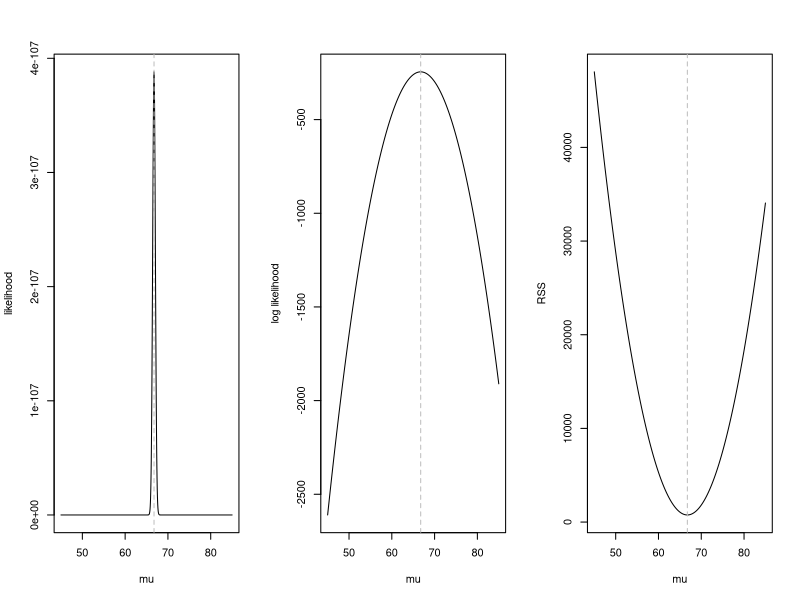
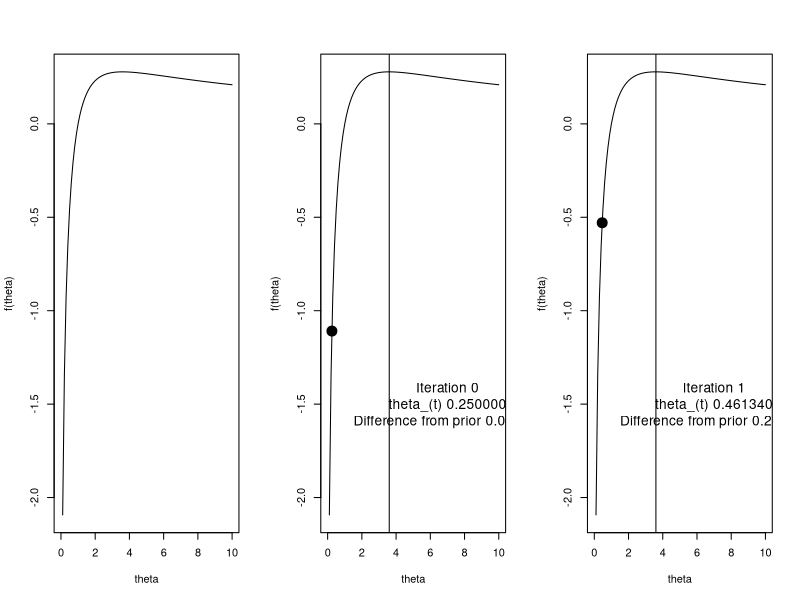
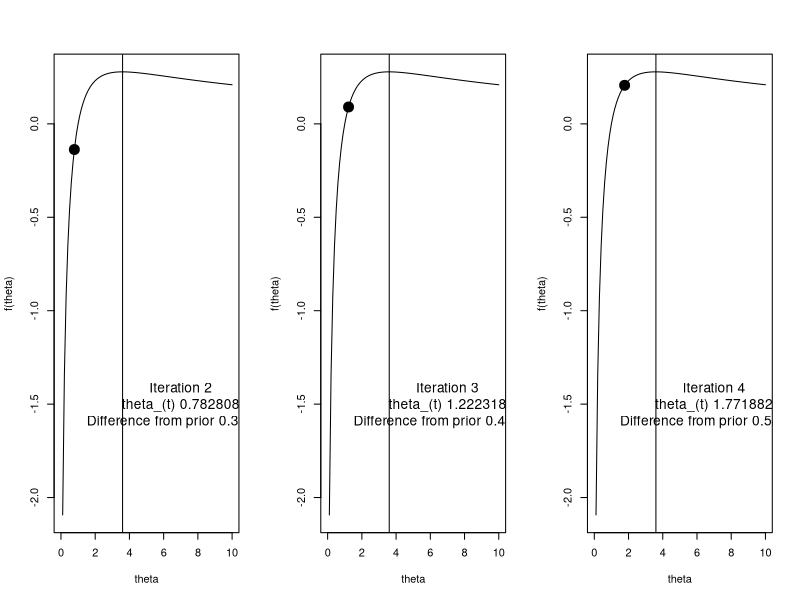
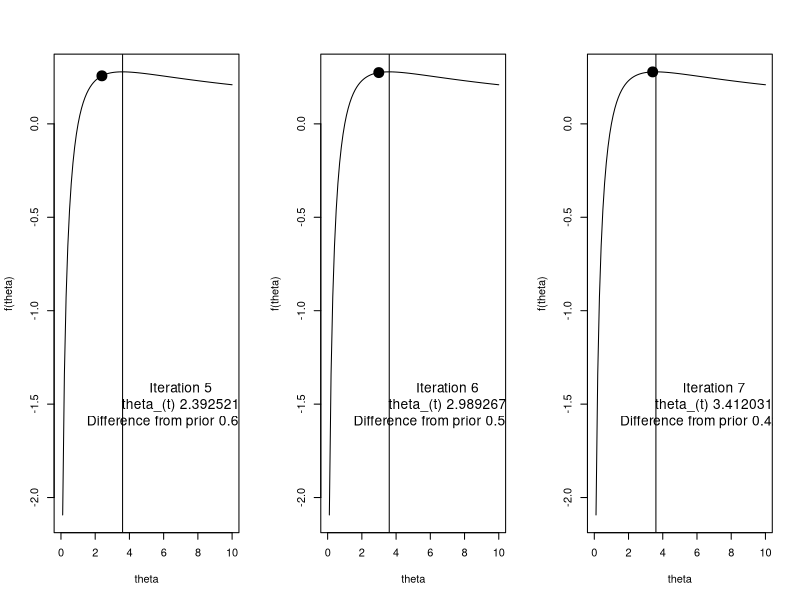
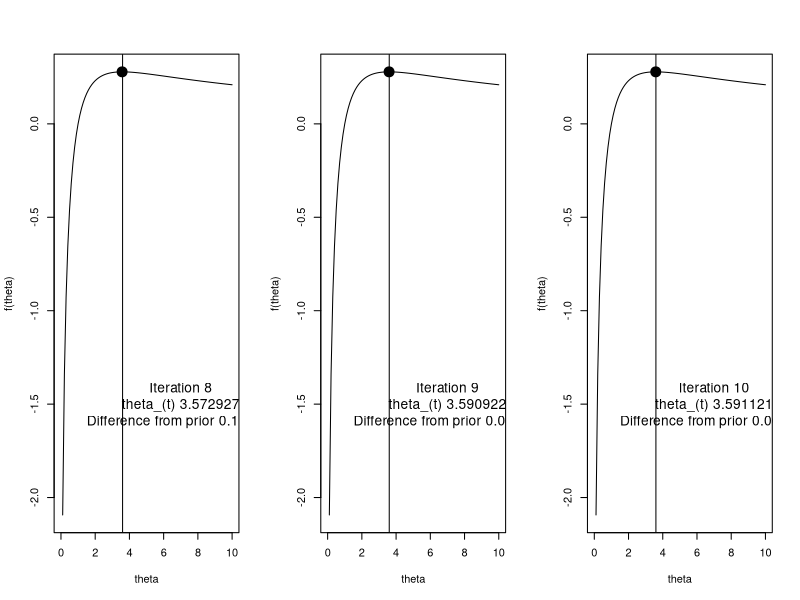
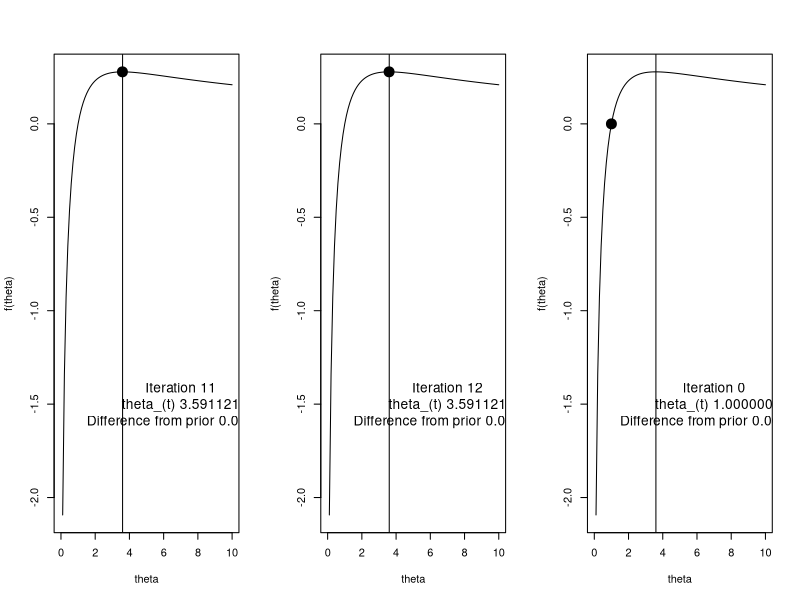
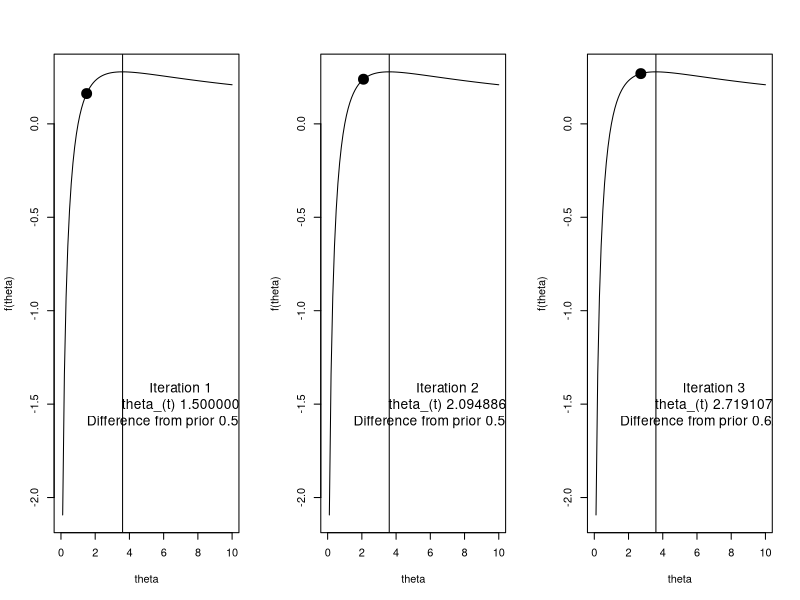
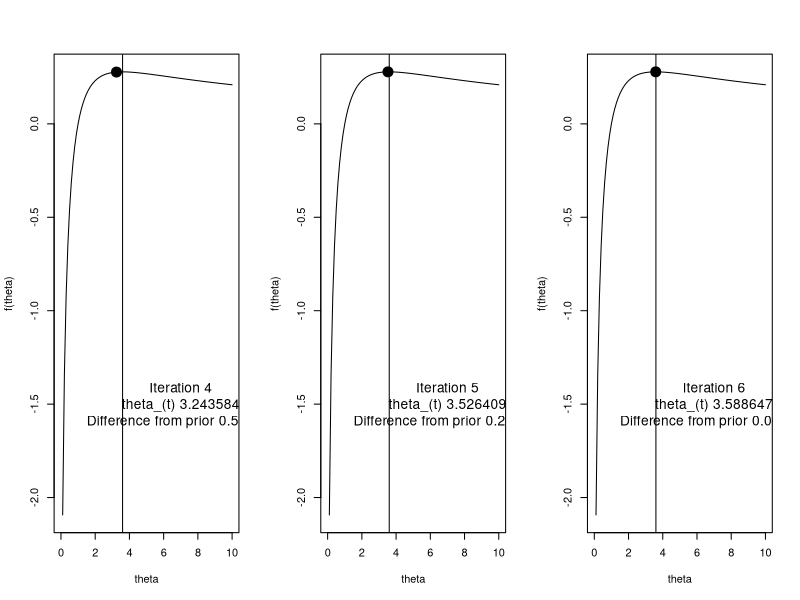

The R source for these figures, in order:
## ---- chunk 1
knitr::opts_chunk$set(echo = TRUE)
## ---- chunk 2
## set simulation parameters
mu = 67 
sigma2 = 10
n = 100

## generate random normally distributed samples
y = rnorm(n, mu, sd = sqrt(sigma2))

## print MLE of mu, mu_hat
cat("mean of y\n")
(mean(y))

## print estimate of mu in linear model framework (intercept only model)
cat("beta_hat from intercept only linear model\n")
print(lm(y ~1)$coef)

## ---- chunk 3
## returns a vector of likelihood values over a given range of mu values
## helps for plotting later
lik = function(mu, sigma2, y){
  # create empty vector
  likelihood.vector = rep(NA, length(mu))
  
  # for each mu, calculate the likelihood value
  for(i in 1:length(likelihood.vector)){
    likelihood.vector[i] = prod(dnorm(y, mu[i], sqrt(sigma2)))
  }
  
  # return vector of likelihood values spanning range of mu
  return(likelihood.vector)
}

## define the log-likelihood function with respect to mu
loglik = function(mu, sigma2, y){
  # create empty vector  
  log.likelihood.vector = rep(NA, length(mu))
  
  # calculate log likelihood
  for(i in 1:length(log.likelihood.vector)){
    log.likelihood.vector[i] = sum(dnorm(y, mu[i], sqrt(sigma2), log = T))
  }
  
  return(log.likelihood.vector)
}

## define the residual sum of squares function with respect to mu
RSS = function(mu, sigma2, y){
  # create empty vector  
  RSS.vector = rep(NA, length(mu))
  
  # calculate log likelihood
  for(i in 1:length(RSS.vector)){
    RSS.vector[i] = sum((y - mu[i])^2)
  }
  
  return(RSS.vector)
}


## ---- chunk 4
## range of mu to plot over
range = seq(45, 85,,1000)

## arrange the two plots in 1 row, three columns
par(mfrow = c(1,3)) 

## likelihood plot
plot(range, lik(mu = range,sigma2 = sigma2, y = y), type = "l", ylab = "likelihood", xlab = "mu")

# add vertical line at the mean of y
abline(v = mean(y), lty = 2, col = "grey") 

## log likelihood plot
plot(range, loglik(mu = range,sigma2 = sigma2, y = y), type = "l", ylab = "log likelihood", xlab = "mu")

# vertical line at the mean of y
abline(v = mean(y), lty = 2, col = "grey" ) 

## RSS plot
plot(range, RSS(mu = range,sigma2 = sigma2, y = y), type = "l", ylab = "RSS", xlab = "mu")

# vertical line at the mean of y
abline(v = mean(y), lty = 2, col = "grey" ) 
## ---- chunk 5
# define function 
f1 = function(theta){
  log(theta)/(1+theta)
}

# make a plot with this function, where the x-axis ranges from 0 to 10
plot(f1, from = 0, to = 10, ylab = "f(theta)", xlab = "theta")
## ---- chunk 6
  th = 0.25
    i = h = 0
  plot(f1, from = 0, to = 10, ylab = "f(theta)", xlab = "theta")
  points(th, f1(th), pch = 19, cex = 2)
  abline(v = 3.6)
  text(x = 7, y = -1.5,labels = sprintf("Iteration %d\n theta_(t) %f \n Difference from prior %f", i, th, h), cex = 1.25)
  for(i in 1:12){
    h = ((th + 1)*(1+1/th - log(th)))/(3+4/th+1/th^2-2*log(th))
     th = th + h
     plot(f1, from = 0, to = 10, ylab = "f(theta)", xlab = "theta")
     points(th, f1(th), pch = 19, cex = 2)
     abline(v = 3.6)
     text(x = 7, y = -1.5,labels = sprintf("Iteration %d\n theta_(t) %f \n Difference from prior %f", i, th, h), cex = 1.25)
  }

## ---- chunk 7
  th = 1
    i = h = 0
  plot(f1, from = 0, to = 10, ylab = "f(theta)", xlab = "theta")
  points(th, f1(th), pch = 19, cex = 2)
  abline(v = 3.6)
  text(x = 7, y = -1.5,labels = sprintf("Iteration %d\n theta_(t) %f \n Difference from prior %f", i, th, h), cex = 1.25)
  for(i in 1:12){
    h = ((th + 1)*(1+1/th - log(th)))/(3+4/th+1/th^2-2*log(th))
     th = th + h
     plot(f1, from = 0, to = 10, ylab = "f(theta)", xlab = "theta")
     points(th, f1(th), pch = 19, cex = 2)
     abline(v = 3.6)
     text(x = 7, y = -1.5,labels = sprintf("Iteration %d\n theta_(t) %f \n Difference from prior %f", i, th, h), cex = 1.25)
  }
## ---- chunk 8
  th = 4
  i = h = 0
  plot(f1, from = 0, to = 10, ylab = "f(theta)", xlab = "theta")
  points(th, f1(th), pch = 19, cex = 2)
  abline(v = 3.6)
  text(x = 7, y = -1.5,labels = sprintf("Iteration %d\n theta_(t) %f \n Difference from prior %f", i, th, h), cex = 1.25)
     
  for(i in 1:12){
    h = ((th + 1)*(1+1/th - log(th)))/(3+4/th+1/th^2-2*log(th))
     th = th + h
     plot(f1, from = 0, to = 10, ylab = "f(theta)", xlab = "theta")
     points(th, f1(th), pch = 19, cex = 2)
     abline(v = 3.6)
     text(x = 7, y = -1.5,labels = sprintf("Iteration %d\n theta_(t) %f \n Difference from prior %f", i, th, h), cex = 1.25)
  }
## ---- chunk 9
  th = 8
    i = h = 0
  plot(f1, from = 0, to = 10, ylab = "f(theta)", xlab = "theta")
  points(th, f1(th), pch = 19, cex = 2)
  abline(v = 3.6)
  text(x = 7, y = -1.5,labels = sprintf("Iteration %d\n theta_(t) %f \n Difference from prior %f", i, th, h), cex = 1.25)
  for(i in 1:12){
    h = ((th + 1)*(1+1/th - log(th)))/(3+4/th+1/th^2-2*log(th))
     th = th + h
     plot(f1, from = 0, to = 10, ylab = "f(theta)", xlab = "theta")
     points(th, f1(th), pch = 19, cex = 2)
     abline(v = 3.6)
     text(x = 7, y = -1.5,labels = sprintf("Iteration %d\n theta_(t) %f \n Difference from prior %f", i, th, h), cex = 1.25)
  }
## ---- chunk 10
# generate 100 poisson(10) samples
set.seed(10)
n = 100
lambda = 10
y = rpois(n, lambda)
mean(y)

## ---- chunk 11
# loglikelihood function
logLik = function(lambda, y){
  value = sum(dpois(y, lambda = lambda, log = T))
  return(value)
}

# lets write a function for the first derivative
d1 = function(lambda, y){
  first = -length(y) + sum(y)/lambda
  return(first)
}

# now the second
d2 = function(lambda, y){
  second = -sum(y)/lambda^2
  return(second)
}
## ---- chunk 12
# now lets apply NR. First lets set the tolerance and choose a starting value
# the start
tol = 10^-4
lam = 0.1
maxit = 50
iter = 0
eps = Inf
start = Sys.time()
while(eps > tol & iter < maxit){
  # save the previous value
  lam0 = lam
  
  # calculate h, the increment
  h = - d1(lambda = lam, y = y)/d2(lambda = lam, y = y)
  
  # update lambda
  lam = lam + h
  
  # update the log likelihood 
  logL = logLik(lambda = lam, y= y)
  
  # calculate the diff in lambda, could also use the log likelihood if we wanted
  eps  = abs(lam - lam0)
  
  # update the iteration number
  iter = iter + 1
  if(iter == maxit) warning("Iteration limit reached without convergence")
  
  # print out info to keep track
  cat(sprintf("Iter: %d logL: %f lam: %f h: %f eps:%f\n",iter, logL,lam, h, eps))
}
end = Sys.time()
print(end - start)
## ---- chunk 13
 
  
tol = 10^-4
lam = 0.1
maxit = 50
iter = 0
eps = Inf

range = seq(0.001,30,,1000)
plot(range,sapply(range,logLik, y = y), ylab = "logLik(lambda)", xlab = "lambda", type = 'l')
points(lam0, logLik(lam0, y = y), pch = 19, cex = 2)
abline(v = mean(y))

while(eps > tol & iter < maxit){
  # save the previous value
  lam0 = lam
  
  # calculate h, the increment
  h = - d1(lambda = lam, y = y)/d2(lambda = lam, y = y)
  
  # update lambda
  lam = lam + h
  
  # update the log likelihood 
  logL = logLik(lambda = lam, y= y)
  
  # calculate the diff, could also use the log likelihood if we wanted
  eps  = abs(lam - lam0)
  
  # update the iteration number
  iter = iter + 1
  
  plot(range,sapply(range,logLik, y = y), ylab = "logLik(lambda)", xlab = "lambda", type = 'l')
  points(lam, logLik(lam, y = y), pch = 19, cex = 2)
  abline(v = mean(y))
}
## ---- chunk 14
# now lets apply FS using same framework as before
# the start
tol = 10^-4
lam = 0.1
maxit = 50
iter = 0
eps = Inf

start = Sys.time()
while(eps > tol & iter < maxit){
  # save the previous value
  lam0 = lam
  
  # calculate h, the increment
  h = -d1(lambda = lam, y = y)/(-n/lam)
  
  # update lambda
  lam = lam + h
  
  # lambda cant be less than or equal to 0, so put a check for this
  if(lam <= 0) stop("lambda leq 0")
  
  # update the log likelihood 
  logL = logLik(lambda = lam, y= y)
  
  # calculate the diff, could also use the log likelihood if we wanted
  eps  = abs(lam - lam0)
  
  # update the iteration number
  iter = iter + 1
  if(iter == maxit) warning("Iteration limit reached without convergence")
  
  # print out info to keep track
  cat(sprintf("Iter: %d logL: %f lam: %f h: %f eps:%f\n",iter, logL,lam, h, eps))
}
end = Sys.time()
print(end - start)
## ---- chunk 15
# 100 samples
n = 100

# create X from two normally distributed predictors, assume intercept
x1 = rnorm(100)
x2 = rnorm(100)
X = model.matrix(~1+x1+x2)

# pick beta
beta = c(1, 1, 1)

# simulate samples
lambda = exp(X%*%beta) 
y = rpois(n, lambda)
## ---- chunk 16
data.matrix = cbind(log(y+1), x1, x2)
pairs(data.matrix)
## ---- chunk 17
# loglikelihood function
logLik.reg = function(beta, y, X){
  lambda_hat = exp(X%*%beta)
  value = sum(dpois(y, lambda = lambda_hat, log = T))
  return(value)
}

# lets write a function for the first derivative
d1.reg = function(beta, y, X){
  lambda_hat = exp(X %*% beta)
  r = y - lambda_hat
  first = matrix(0, ncol = 1, nrow = ncol(X))
  for(i in 1:length(y)) first =  first + r[i]*X[i,] # also can be done with colSums(sweep(X,MARGIN=2,r,`*`))
  return(first)
}

# now the second
d2.reg = function(beta, y, X){
  lambda_hat = exp(X %*% beta)
  second = 0 
  for(i in 1:length(y)) second =  second + -lambda_hat[i]*X[i,] %*% t(X[i,])
  return(second)
}
## ---- chunk 18
# the start
tol = 10^-4
beta = c(log(mean(y)),0,0) # multivariate now
maxit = 50
iter = 0
eps = Inf

# given this, the result below will be the same as NR
start = Sys.time()
while(eps > tol & iter < maxit){
  # save the previous value
  beta0 = beta
  
  # calculate h, the increment
  h = -solve(d2.reg(beta = beta, y = y, X = X)) %*% d1.reg(beta = beta, y = y, X = X)
  
  # update lambda
  beta = beta + h
  
  # update the log likelihood 
  logL = logLik(lambda = exp(X%*%beta), y= y)
  
  # calculate the euclidean distance, could also use the log likelihood if we wanted
  eps  = sqrt(sum((beta - beta0)^2))
  
  # update the iteration number
  iter = iter + 1
  if(iter == maxit) warning("Iteration limit reached without convergence")
  
  # print out info to keep track
  cat(sprintf("Iter: %d logL: %.2f beta0: %.3f beta1: %.3f beta2: %.3f eps:%f\n",iter, logL,beta[1],beta[2],beta[3],eps))
}
end = Sys.time()
print(end - start)
## ---- chunk 19
print(beta)
print(glm(y ~ X -1, family = poisson()))
## ---- chunk 20
# the start
tol = 10^-4
beta = c(log(mean(y)),0,0) # multivariate now
maxit = 50
iter = 0
eps = Inf

# given this, the result below will be the same as NR
start = Sys.time()
while(eps > tol & iter < maxit){
  # save the previous value
  beta0 = beta
  
  # set up  values
    # eta
    eta_t = X %*% beta0
    
    # e
    e = exp(-eta_t)*(y - exp(eta_t))
    
    # weight vector used in next step
    w = exp(eta_t)
    
    # diagonal weight matrix
    W = diag(as.vector(w))
    
    # z
    z = eta_t + e 
  
  # solve for beta(t+1)
  beta = solve(t(X) %*% W %*% X)%*% t(X)%*%W %*% z
  
  # update the log likelihood 
  eta_t1 = X%*%beta
  logL = logLik(lambda = exp(eta_t1), y= y)
  
  # calculate the euclidean distance, could also use the log likelihood if we wanted
  eps  = sqrt(sum((beta - beta0)^2))
  
  # update the iteration number
  iter = iter + 1
  if(iter == maxit) warning("Iteration limit reached without convergence")
  
  # print out info to keep track
  cat(sprintf("Iter: %d logL: %.2f beta0: %.3f beta1: %.3f beta2: %.3f eps:%f\n",iter, logL,beta[1],beta[2],beta[3],eps))
}
end = Sys.time()
print(beta)
print(end - start)

## ---- chunk 21
# load the optimx library
library(optimx)
start = Sys.time()
fit = optimx(
  par = c(log(mean(y)),0,0), # initial values for the parameters. 
  fn = function(x, X, y){logLik.reg(beta = x,X = X, y= y)}, # log likelihood
  gr = function(x, X, y){d1.reg(beta = x,X = X, y= y)}, # gradient/1st derivative
  method = "BFGS",
  y = y,
  X = X,
  #itmax = maxit, # max number of iterations
  control = list(
              trace = 0, # higher number print more detailed output
              maximize = T, # default is to minimize
              abstol= tol
              # parscale = vector of scaling values to correct for scale differencs in parameters.  Should be the same length as the num of parameters
              )
)
end = Sys.time()
print(end - start)
print(fit)  
## ---- chunk 22
# the start
tol = 10^-6
beta = c(log(mean(y)),0,0) # multivariate now
maxit = 10000
iter = 0
alpha = 0.0001
eps = Inf

# given this, the result below will be the same as NR
start = Sys.time()
while(eps > tol & iter < maxit){
  # save the previous value
  beta0 = beta
  
  # calculate h, the increment
  h =  alpha*d1.reg(beta = beta, y = y, X = X)
  
  # update lambda
  beta = beta + h
  
  # update the log likelihood 
  logL = logLik(lambda = exp(X%*%beta), y= y)
  
  # calculate the euclidean distance, could also use the log likelihood if we wanted
  eps  = sqrt(sum((beta - beta0)^2))
  
  # update the iteration number
  iter = iter + 1
  if(iter == maxit) warning("Iteration limit reached without convergence")
  
  # print out info to keep track
  if(floor(iter/20) == ceiling(iter/20)) cat(sprintf("Iter: %d logL: %.2f beta0: %.3f beta1: %.3f beta2: %.3f eps:%f\n",iter, logL,beta[1],beta[2],beta[3],eps))
}
end = Sys.time()
print(end - start)
## ---- chunk 23
# the start
tol = 10^-9 # lowered threshold to ensure convergence
beta = c(log(mean(y)),0,0) # multivariate now
maxit = 100000 # increased iteration limit
iter = 0
alpha = 0.00001
subsample.size = 10
eps = 100000
epscount = 0
logL = rep(NA, maxit)

# given this, the result below will be the same as NR
start = Sys.time()
while(eps > tol & iter < maxit & epscount < 4){
  # save the previous value
  beta0 = beta
  
  # take subsample
  index = sample(1:n,size = subsample.size,replace = T)
  
  # calculate h, the increment
  h =  alpha*d1.reg(beta = beta, y = y[index], X = X[index,])
  
  # update lambda
  beta = beta + h
  
  # update the log likelihood 
  logL[iter] = logLik(lambda = exp(X%*%beta), y= y)
  
  # use relative change in logL from 1000 iterations prior
  # this is because randomness between single iterations large, smooths out
  if(iter > 1000) eps  = abs(logL[iter] -logL[iter-1000])/abs(logL[iter-1000])
  
  # we use this count to protect against randomly hitting the convergene limit early
  if(eps < tol) epscount = epscount+1
  
  # update the iteration number
  iter = iter + 1
  if(iter == maxit) warning("Iteration limit reached without convergence")
  
  # print out info to keep track
  if(floor(iter/1000) == ceiling(iter/1000)) cat(sprintf("Iter: %d logL: %.2f beta0: %.3f beta1: %.3f beta2: %.3f eps:%f\n",iter, logL[iter-1],beta[1],beta[2],beta[3],eps))
}
end = Sys.time()
print(end - start)
## ---- chunk 24
# load the optimx library
library(optimx)
start = Sys.time()
fit = optimx(
  par = c(log(mean(y)),0,0), # initial values for the parameters. 
  fn = function(x, X, y){logLik.reg(beta = x,X = X, y= y)}, # log likelihood
  method = "Nelder-Mead",
  y = y,
  X = X,
  #itmax = maxit, # max number of iterations
  control = list(
              trace = 0, # higher number print more detailed output
              maximize = T, # default is to minimize
              abstol= tol
              # parscale = vector of scaling values to correct for scale differencs in parameters.  Should be the same length as the num of parmaters
              )
)
end = Sys.time()
print(end - start)
print(fit)  
